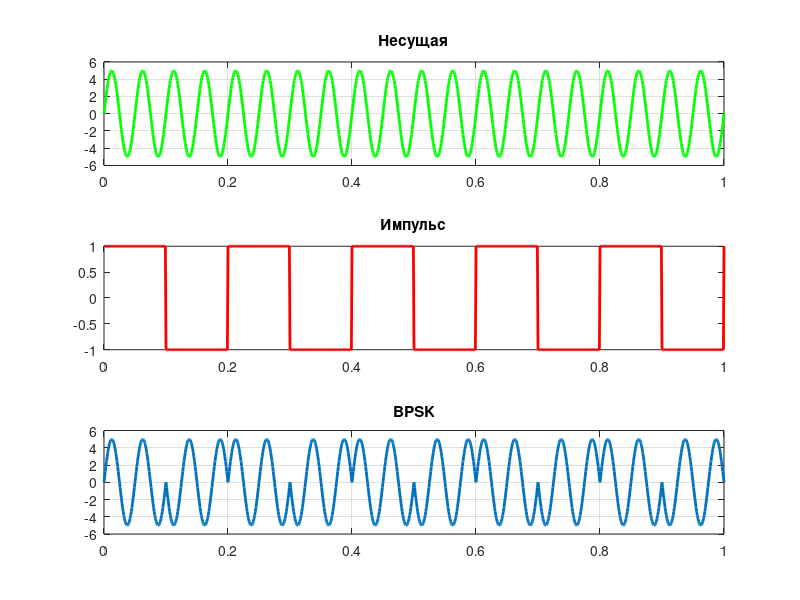

MATLAB code for this plot:
clear all
close all
clc
A=5;
t=0:0.001:1;
f1=20;
f2=5;
x=A.*sin(2*pi*f1*t);
    subplot(3,1,1);
plot(t,x,'g','linewidth',2);
title('Несущая');
grid on;
u=square(2*pi*f2*t);
    subplot(3,1,2);
plot(t,u,'r','linewidth',2);
title('Импульс');
v=x.*u;
    subplot(3,1,3);
plot(t,v,'linewidth',2);
title('BPSK');
grid on;
